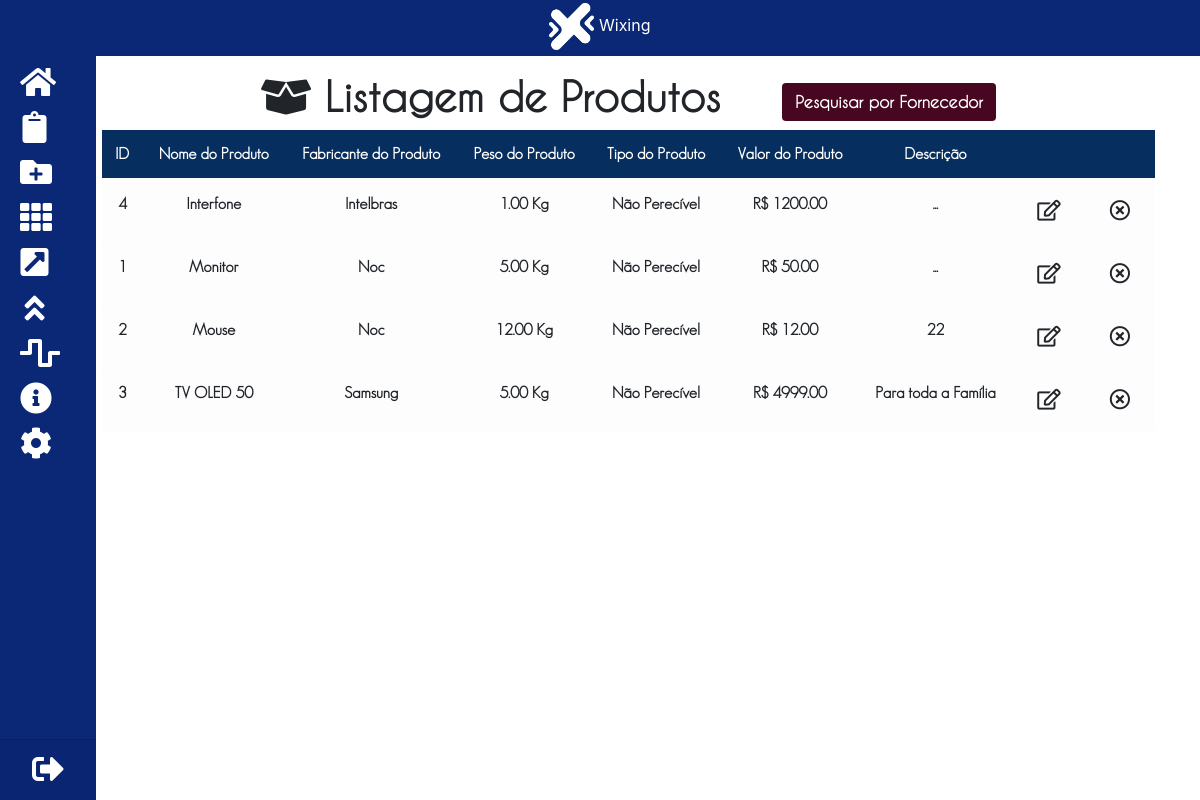
The page /listProd.php (signed in) on the database its author committed.
### tables this page shows
CREATE TABLE `produtos` (
  `id` int(11) NOT NULL auto_increment,
  `nome` varchar(50) NOT NULL,
  `peso` float(20,2) NOT NULL,
  `tipo_produto` varchar(20) NOT NULL,
  `valor_produto` float(20,2) NOT NULL,
  `descricao` varchar(250) NOT NULL,
  `idFornFK` int(11) NOT NULL,
  `quant` int(11) NOT NULL default '0',
  PRIMARY KEY  (`id`),
  KEY `idFornFK` (`idFornFK`),
  CONSTRAINT `idFornFK` FOREIGN KEY (`idFornFK`) REFERENCES `fornecedor` (`idForn`)
);

CREATE TABLE `fornecedor` (
  `idForn` int(11) NOT NULL auto_increment,
  `nomeForn` varchar(70) NOT NULL,
  `cnpj` varchar(30) NOT NULL,
  PRIMARY KEY  (`idForn`),
  UNIQUE KEY `cnpj` (`cnpj`),
  UNIQUE KEY `nome` (`nomeForn`)
);

### listProd.php (the view, shortened to what this page needs)
<?php
    @include_once '_includes/arqCima.php';
?>
    <div id="conteudo"  style="height: 100vh; padding-bottom: 5vh;" class="container">
        <div class="row">
            <div class="col-md-12 text-center mt-2">
                <h1><strong><i class="fas fa-box-open"></i> Listagem de Produtos </strong><button data-toggle="modal" data-target="#FornSearchAll" data- class="btn ml-5" style="background-color: #480720; color: white"><strong>Pesquisar por Fornecedor</strong></button> </h1>
            </div>
        </div>
        <div class="row">
            <div class="col-md-12">
                <table style="cursor: default" class="table  table-hover table-light">
                    <thead class="text-center" style="background-color: #062e5e; color: white">
                        <th>ID</th>
                        <th>Nome do Produto</th>
                        <th>Fabricante do Produto</th>
                        <th>Peso do Produto</th>
                        <th>Tipo do Produto</th>
                        <th>Valor do Produto</th>
                        <th>Descrição</th>
                        <th></th>
                        <th></th>
                    </thead>
                    <tbody style="font-weight: bold" class="text-center">
                        <?php
                            include_once '_sqlC/listarProdutos.php';
                        ?>
                    </tbody>
                </table>
            </div>
        </div>
    </div>
<?php
    include_once '_includes/arqBaixo.php';
?>

### _sqlC/listarProdutos.php (shortened to what this page needs)
<?php
    include_once 'conexao.php';
    $cmd =  "SELECT * FROM produtos,fornecedor WHERE idFornFK = idForn ORDER BY nome";
    $sql = mysqli_query($conn, $cmd);
    $sql1 = mysqli_query($conn, $cmd);
    $qnt = 0;
    while ($sql->fetch_assoc()) {
        $qnt++;
    }
    if ($qnt>0) {
        while ($dados = $sql1->fetch_assoc()) {
           $idP = $dados['id'];
           $nomeP = $dados['nome'];
           $nomeForn = mb_convert_case($dados['nomeForn'], MB_CASE_TITLE, 'UTF-8');
           $pesoP = $dados['peso'];
           $tipo_p = $dados['tipo_produto'];
           $valor_p = $dados['valor_produto'];
           $descricaoP = $dados['descricao'];
            echo "
                <tr>
                    <td> $idP </td>
                    <td> $nomeP </td>
                    <td> $nomeForn </td>
                    <td> $pesoP Kg</td>
                    <td> $tipo_p </td>
                    <td>R$ $valor_p </td>
                    <td> $descricaoP </td>
                    <td><a href='alterProduto.php?id=$idP' class='btn'><i id='edit' style='cursor: pointer' title='Editar' class='far fa-edit fa-1x'></i> </a></td>
                    <td><a href='confirm.php?id=$idP' class='btn'><i id='del' style='cursor: pointer' title='Apagar' class='far fa-times-circle fa-1x'></i> </a></td>
                </tr>
            ";
        }
    }else {
        echo "
            <tr  class='text-center'>
                <td colspan='9'> <h5>Nenhum valor foi encontrado! Inisira alguns produtos</h5>
            </tr>
        ";
    }
?>

### _includes/arqCima.php (style rules this page uses)
div#conteudo { padding-top: 8vh; padding-left: 6vw; font-family: "FontePrincipal"; }
div#conteudo { -webkit-animation: fadeIn .9s ease-in-out; -moz-animation: fadeIn .9s ease-in-out; -o-animation: fadeIn .9s ease-in-out; animation: fadeIn .9s ease-in-out; }
table.table { font-family: 'FontePrincipalTabela'; }

### listProd.php (style rules this page uses)
#del, #edit { transition: .1s; -webkit-transform: scale(1.3); }

### rows shown on the page
produtos: id "4", nome "Interfone", idFornFK.nomeForn "Intelbras", peso "1.00", tipo_produto "Não Perecível", valor_produto "1200.00", descricao "..."
produtos: id "1", nome "Monitor", idFornFK.nomeForn "Noc", peso "5.00", tipo_produto "Não Perecível", valor_produto "50.00", descricao "..."
produtos: id "2", nome "Mouse", idFornFK.nomeForn "Noc", peso "12.00", tipo_produto "Não Perecível", valor_produto "12.00", descricao "22"
produtos: id "3", nome "TV OLED 50", idFornFK.nomeForn "Samsung", peso "5.00", tipo_produto "Não Perecível", valor_produto "4999.00", descricao "Para toda a Família"
